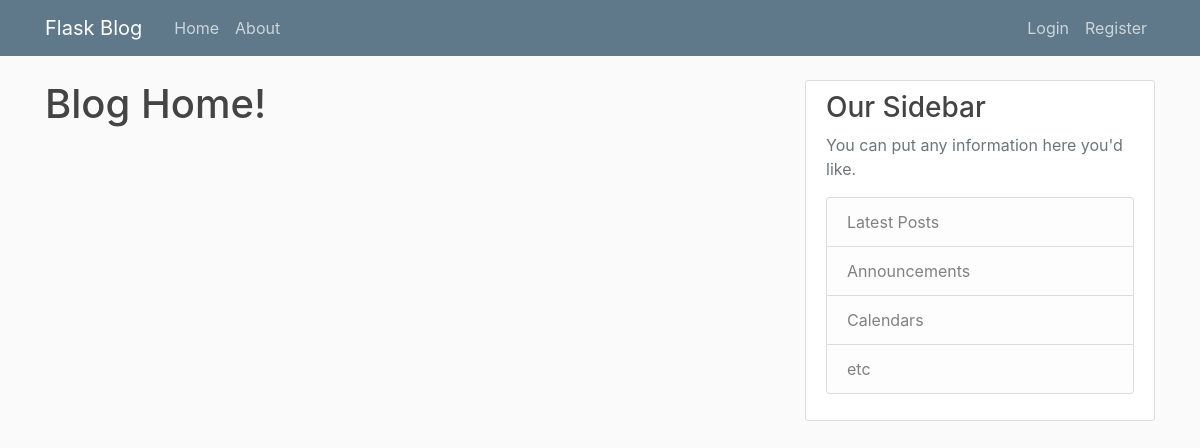
Page /home on the earlier database version.
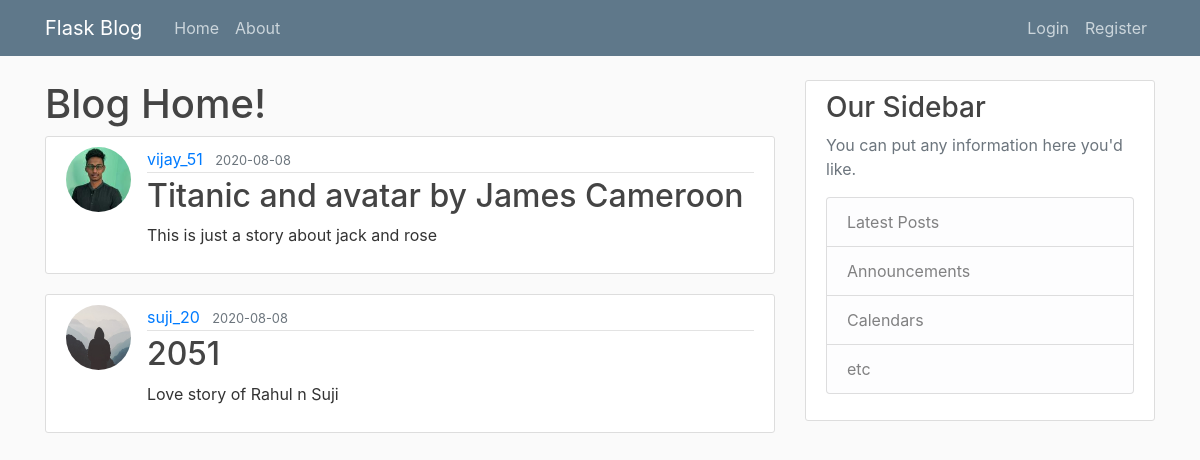
Same page on the later database version.
### blog_flask/models.py (models this page shows, shortened)
class Post(db.Model):
    id = db.Column(db.Integer, primary_key=True)
    title = db.Column(db.String(100), nullable=False, unique=True)
    date_posted = db.Column(db.DateTime, nullable=False,
                            default=datetime.utcnow)
    content = db.Column(db.Text, nullable=False)
    user_id = db.Column(db.Integer, db.ForeignKey('user.id'), nullable=False)

class User(db.Model, UserMixin):
    id = db.Column(db.Integer, primary_key=True)
    username = db.Column(db.String(120), unique=True, nullable=False)
    email = db.Column(db.String(120), unique=True, nullable=False)
    image_file = db.Column(db.String(20), nullable=False,
                           default="default.jpg")
    password = db.Column(db.String(60), nullable=False)
    posts = db.relationship('Post', backref='author', lazy=True)

### blog_flask/routes.py (the view)
@app.route("/")
@app.route("/home")
def home():
    posts = Post.query.all()
    return render_template('home.html', posts=posts)

### blog_flask/templates/home.html
{%extends "layout.html"%}
{%block content%}
    <h1>Blog Home!</h1>
    {% for post in posts %}
        <article class="media content-section">
            <img class="rounded-circle article-img" src="{{url_for('static', filename="profile_pics/" + post.author.image_file)}}" alt="">
            <div class="media-body">
              <div class="article-metadata">
                <a class="mr-2" href="#">{{ post.author.username }}</a>
                <small class="text-muted">{{ post.date_posted.strftime('%Y-%m-%d') }}</small>
              </div>
              <h2><a class="article-title" href="{{url_for('post', post_id = post.id)}}">{{ post.title }}</a></h2>
              <p class="article-content">{{ post.content }}</p>
            </div>
          </article>
    {% endfor %}
{%endblock content%}

### blog_flask/templates/layout.html (shortened to what this page needs)
<!DOCTYPE html>
<html>
<head>
    <link rel="stylesheet" href="https://stackpath.bootstrapcdn.com/bootstrap/4.3.1/css/bootstrap.min.css">
    <link rel="stylesheet" type="text/css" href="{{url_for('static', filename='main.css')}}">
</head>
<body>
    <header class="site-header">
      <nav class="navbar navbar-expand-md navbar-dark bg-steel fixed-top">
        <div class="container">
          <a class="navbar-brand mr-4" href="{{url_for('home')}}">Flask Blog</a>
          <div class="collapse navbar-collapse" id="navbarToggle">
            <div class="navbar-nav mr-auto">
              <a class="nav-item nav-link" href="{{url_for('home')}}">Home</a>
              <a class="nav-item nav-link" href="{{url_for('about')}}">About</a>
            </div>
            <div class="navbar-nav">
              {% if current_user.is_authenticated %}
                <a class="nav-item nav-link" href="{{url_for('new_post')}}">New Post</a>
                <a class="nav-item nav-link" href="{{url_for('logout')}}">Logout</a>
                <a class="nav-item nav-link" href="{{url_for('account')}}">Account</a>
              {% else %}
                <a class="nav-item nav-link" href="{{url_for('login')}}">Login</a>
                <a class="nav-item nav-link" href="{{url_for('register')}}">Register</a>
              {% endif %}
            </div>
          </div>
        </div>
      </nav>
    </header>
    <main role="main" class="container">
      <div class="row">
        <div class="col-md-8">
          {% block content %}{% endblock %}
        </div>
        <div class="col-md-4">
          <div class="content-section">
            <h3>Our Sidebar</h3>
            <p class='text-muted'>You can put any information here you'd like.
              <ul class="list-group">
                <li class="list-group-item list-group-item-light">Latest Posts</li>
                <li class="list-group-item list-group-item-light">Announcements</li>
                <li class="list-group-item list-group-item-light">Calendars</li>
                <li class="list-group-item list-group-item-light">etc</li>
              </ul>
            </p>
          </div>
        </div>
      </div>
    </main>
</body>
</html>

### blog_flask/static/main.css (style rules this page uses)
body { background: #fafafa; color: #333333; margin-top: 5rem; }
h1, h2, h3, h4, h5, h6 { color: #444444; }
ul { margin: 0; }
.bg-steel { background-color: #5f788a; }
.site-header .navbar-nav .nav-link { color: #cbd5db; }
.content-section { background: #ffffff; padding: 10px 20px; border: 1px solid #dddddd; border-radius: 3px; margin-bottom: 20px; }
.article-title { color: #444444; }
.article-content { white-space: pre-line; }
.article-img { height: 65px; width: 65px; margin-right: 16px; }
.article-metadata { padding-bottom: 1px; margin-bottom: 4px; border-bottom: 1px solid #e3e3e3 }

Differences in the rows shown:
added Post: image_file (picture), author.username "vijay_51", date_posted "2020-08-08", title "Titanic and avatar by James Cameroon", content "This is just a story about jack and rose"
added Post: image_file (placeholder picture), author.username "suji_20", date_posted "2020-08-08", title "2051", content "Love story of Rahul n Suji"
